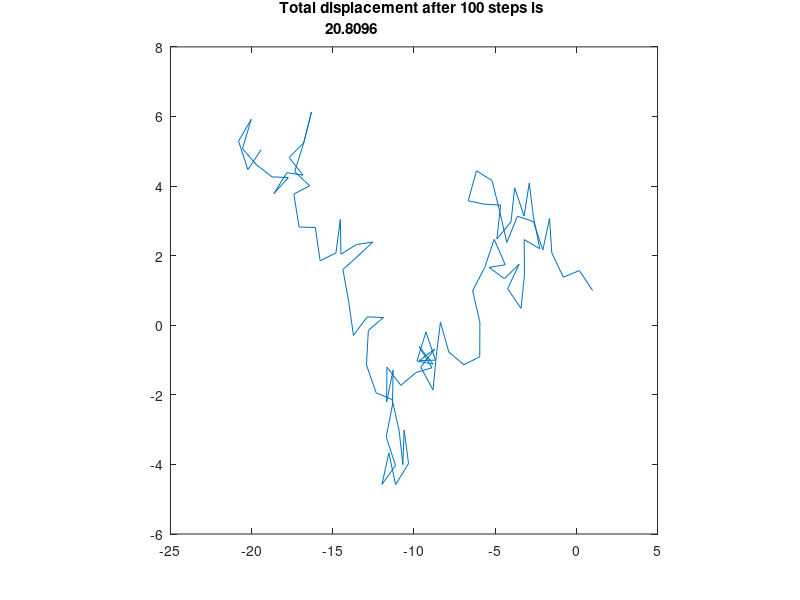

Reproduce this figure in MATLAB.
#Experiment 7
#I19PH004 Keith Kamson Fernandes
#Random Walk

#steps
N = 100;

#co-ordinate axes
x = [];
y = [];

#intial points
x(1) = 1;
y(1) = 1;

#length of step
r =1;

for i=2:N,
  s = rand();
  x(i) = x(i-1) + r*sin(2*3.14*s);
  y(i) = y(i-1) + r*cos(2*3.14*s);
endfor

#Difference between 2 points/walks
step = ((x(end)-x(1))^2 + (y(end)-y(1))^2)^0.5;

printf ("\n \n Step Size = %d",step)

#Plot of Random Walk
plot(x,y);
title(["Total displacement after ", num2str(N), " steps is ",
num2str(step)]);
axis("square");

print fig.jpg